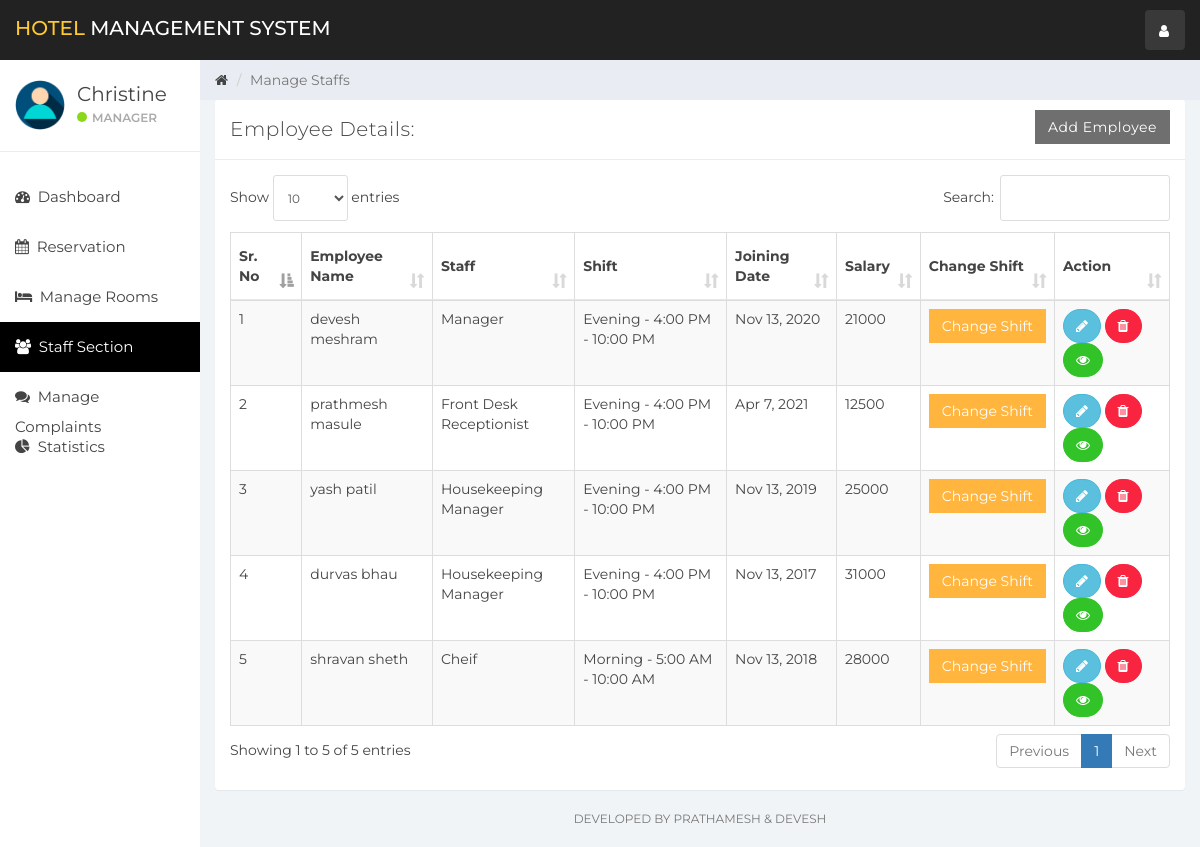
Page /index.php?staff_mang (signed in) on the committed database.
### tables this page shows
CREATE TABLE `user` (
  `id` int(11) NOT NULL,
  `name` varchar(100) NOT NULL,
  `username` varchar(15) NOT NULL,
  `email` varchar(100) NOT NULL,
  `password` varchar(100) NOT NULL,
  `created_at` timestamp NOT NULL DEFAULT CURRENT_TIMESTAMP
);

CREATE TABLE `staff` (
  `emp_id` int(11) NOT NULL,
  `emp_name` varchar(100) NOT NULL,
  `staff_type_id` int(11) NOT NULL,
  `shift_id` int(11) NOT NULL,
  `id_card_type` int(11) NOT NULL,
  `id_card_no` varchar(20) NOT NULL,
  `address` varchar(100) NOT NULL,
  `contact_no` bigint(20) NOT NULL,
  `salary` bigint(20) NOT NULL,
  `joining_date` timestamp NOT NULL DEFAULT CURRENT_TIMESTAMP,
  `updated_at` timestamp NOT NULL DEFAULT CURRENT_TIMESTAMP ON UPDATE CURRENT_TIMESTAMP
);

CREATE TABLE `staff_type` (
  `staff_type_id` int(10) NOT NULL,
  `staff_type` varchar(100) NOT NULL
);

CREATE TABLE `shift` (
  `shift_id` int(10) NOT NULL,
  `shift` varchar(100) NOT NULL,
  `shift_timing` varchar(100) NOT NULL
);

### staff_mang.php (the view, shortened to what this page needs)
<div class="col-sm-9 col-sm-offset-3 col-lg-10 col-lg-offset-2 main">
    <div class="row">
        <ol class="breadcrumb">
            <li><a href="#">
                    <em class="fa fa-home"></em>
                </a></li>
            <li class="active">Manage Staffs</li>
        </ol>
    </div>
    <div class="row">
        <div class="col-lg-12">
            <div class="panel panel-default">
                <div class="panel-heading">Employee Details:
                    <a href="index.php?add_emp" class="btn btn-secondary pull-right" style="border-radius:0%">Add Employee</a>
                </div>
                <div class="panel-body">
                    <table class="table table-striped table-bordered table-responsive" cellspacing="0" width="100%"
                           id="rooms">
                        <thead>
                        <tr>
                            <th>Sr. No</th>
                            <th>Employee Name</th>
                            <th>Staff</th>
                            <th>Shift</th>
                            <th>Joining Date</th>
                            <th>Salary</th>
                            <th>Change Shift</th>
                            <th>Action</th>
                        </tr>
                        </thead>
                        <tbody>
                        <?php
                        $staff_query = "SELECT * FROM staff  NATURAL JOIN staff_type NATURAL JOIN shift";
                        $staff_result = mysqli_query($connection, $staff_query);
                        if (mysqli_num_rows($staff_result) > 0) {
                            while ($staff = mysqli_fetch_assoc($staff_result)) { ?>
                                <tr>
                                    <td><?php echo $staff['emp_id']; ?></td>
                                    <td><?php echo $staff['emp_name']; ?></td>
                                    <td><?php echo $staff['staff_type']; ?></td>
                                    <td><?php echo $staff['shift'] . ' - ' . $staff['shift_timing']; ?></td>
                                    <td><?php echo date('M j, Y', strtotime($staff['joining_date'])); ?></td>
                                    <td><?php echo $staff['salary']; ?></td>
                                    <td>
                                        <button class="btn btn-warning" style="border-radius:0%" data-toggle="modal" data-target="#changeShift"
                                                data-id="<?php echo $staff['emp_id']; ?>" id="change_shift">Change Shift</button>
                                    </td>
                                    <td>
                                        <button data-toggle="modal"
                                                data-target="#empDetail<?php echo $staff['emp_id']; ?>"
                                                data-id="<?php echo $staff['emp_id']; ?>" id="editEmp"
                                                class="btn btn-info" style="border-radius:60px;"><i class="fa fa-pencil"></i></button>
                                        <a href='functionmis.php?empid=<?php echo $staff['emp_id']; ?>'
                                           class="btn btn-danger" onclick="return confirm('Are you Sure?')" style="border-radius:60px;"><i
                                                    class="fa fa-trash"></i></a>
                                        <a href='index.php?emp_history&empid=<?php echo $staff['emp_id']; ?>'
                                           class="btn btn-success" title="Employee Histery" style="border-radius:60px;"><i class="fa fa-eye"></i></a>
                                    </td>
                                </tr>
                                <?php
                            }
                        }
                        ?>
                        </tbody>
                    </table>
                </div>
            </div>
        </div>
    </div>
    <div class="row">
        <div class="col-sm-12">
        <p class="back-link">Developed By Prathamesh & Devesh</p>
        </div>
    </div>
</div>

### sidebar.php (shortened to what this page needs)
<div id="sidebar-collapse" class="col-sm-3 col-lg-2 sidebar">
    <div class="profile-sidebar">
        <div class="profile-userpic">
            <img src="img/user.png" class="img-responsive" alt="">
        </div>
        <div class="profile-usertitle">
            <div class="profile-usertitle-name"><?php echo $user['name'];?></div>
            <div class="profile-usertitle-status"><span class="indicator label-success"></span>Manager</div>
        </div>
    </div>
    <ul class="nav menu">
    <?php
        if (isset($_GET['dashboard'])){ ?>
            <li class="active">
                <a href="index.php?dashboard"><em class="fa fa-dashboard">&nbsp;</em>
                    Dashboard
                </a>
            </li>
        <?php } else{?>
            <li>
                <a href="index.php?dashboard"><em class="fa fa-dashboard">&nbsp;</em>
                    Dashboard
                </a>
            </li>
        <?php }
        if (isset($_GET['reservation'])){ ?>
            <li class="active">
            <a href="index.php?reservation"><em class="fa fa-calendar">&nbsp;</em>
                    Reservation
                </a>
            </li>
        <?php } else{?>
            <li>
            <a href="index.php?reservation"><em class="fa fa-calendar">&nbsp;</em>
                    Reservation
                </a>
            </li>
        <?php }
        if (isset($_GET['room_mang'])){ ?>
            <li class="active">
                <a href="index.php?room_mang"><em class="fa fa-bed">&nbsp;</em>
                    Manage Rooms
                </a>
            </li>
        <?php } else{?>
            <li>
            <a href="index.php?room_mang"><em class="fa fa-bed">&nbsp;</em>
                    Manage Rooms
                </a>
            </li>
        <?php }
        if (isset($_GET['staff_mang'])){ ?>
            <li class="active">
                <a href="index.php?staff_mang"><em class="fa fa-users">&nbsp;</em>
                    Staff Section
                </a>
            </li>
        <?php }
        if (isset($_GET['complain'])){ ?>
            <li class="active">
                <a href="index.php?complain"><em class="fa fa-comments">&nbsp;</em>
                    Manage Complaints
                </a>
            </li>
        <?php } else{?>
            <li>
                <a href="index.php?complain"><em class="fa fa-comments">&nbsp;</em>
                    Manage Complaints
                </a>
            </li>
        <?php }
        ?>
        <?php
        if (isset($_GET['statistics'])){ ?>
            <li class="active">
                <a href="index.php?statistics"><em class="fa fa-pie-chart">&nbsp;</em>
                    Statistics
                </a>
            </li>
        <?php } else{?>
        <li>
            <a href="index.php?statistics"><em class="fa fa-pie-chart">&nbsp;</em>
                Statistics
            </a>
        </li>
<?php }?>
    </ul>
</div>

### rows in the picture
user: name "Christine"
staff: emp_id "1", emp_name "devesh meshram", staff_type.staff_type "Manager", shift.shift "Evening", shift.shift_timing "4:00 PM - 10:00 PM", joining_date "Nov 13, 2020", salary "21000"
staff: emp_id "2", emp_name "prathmesh masule", staff_type.staff_type "Front Desk Receptionist", shift.shift "Evening", shift.shift_timing "4:00 PM - 10:00 PM", joining_date "Apr 7, 2021", salary "12500"
staff: emp_id "3", emp_name "yash patil", staff_type.staff_type "Housekeeping Manager", shift.shift "Evening", shift.shift_timing "4:00 PM - 10:00 PM", joining_date "Nov 13, 2019", salary "25000"
staff: emp_id "4", emp_name "durvas bhau", staff_type.staff_type "Housekeeping Manager", shift.shift "Evening", shift.shift_timing "4:00 PM - 10:00 PM", joining_date "Nov 13, 2017", salary "31000"
staff: emp_id "5", emp_name "shravan sheth", staff_type.staff_type "Cheif", shift.shift "Morning", shift.shift_timing "5:00 AM - 10:00 AM", joining_date "Nov 13, 2018", salary "28000"
